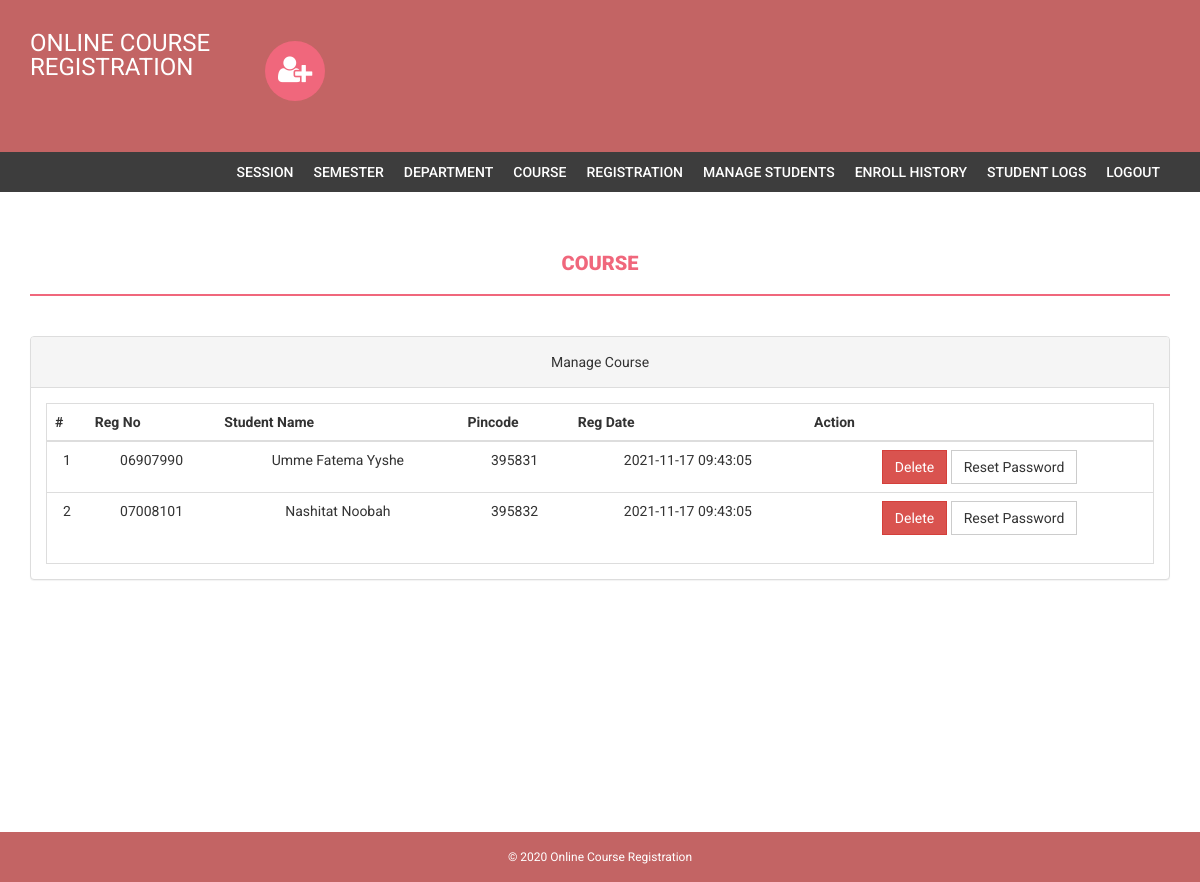
Page /admin/manage-students.php (signed in) on the committed database.
### tables this page shows
CREATE TABLE `students` (
  `StudentRegno` varchar(255) NOT NULL,
  `studentPhoto` varchar(255) DEFAULT NULL,
  `password` varchar(255) NOT NULL,
  `studentName` varchar(255) NOT NULL,
  `pincode` varchar(255) NOT NULL,
  `session` varchar(255) NOT NULL,
  `department` varchar(255) NOT NULL,
  `semester` varchar(255) NOT NULL,
  `cgpa` decimal(10,2) NOT NULL,
  `creationdate` timestamp NOT NULL DEFAULT current_timestamp(),
  `updationDate` varchar(255) NOT NULL
);

### admin/manage-students.php (the view, shortened to what this page needs)
<?php
if(strlen($_SESSION['alogin'])==0)
    {
header('location:index.php');
}
else{
?>
<!DOCTYPE html>
<html xmlns="http://www.w3.org/1999/xhtml">
<head>
    <link href="assets/css/bootstrap.css" rel="stylesheet" />
    <link href="assets/css/font-awesome.css" rel="stylesheet" />
    <link href="assets/css/style.css" rel="stylesheet" />
</head>
<body>
<?php include('includes/header.php');?>
<?php if($_SESSION['alogin']!="")
{
 include('includes/menubar.php');
}
 ?>
    <div class="content-wrapper">
        <div class="container">
              <div class="row">
                    <div class="col-md-12">
                        <h1 class="page-head-line">Course  </h1>
                    </div>
                </div>
                <div class="row" >
                <div class="col-md-12">
                    <div class="panel panel-default">
                        <div class="panel-heading">
                            Manage Course
                        </div>
                        <div class="panel-body">
                            <div class="table-responsive table-bordered">
                                <table class="table">
                                    <thead>
                                        <tr>
                                            <th>#</th>
                                            <th>Reg No </th>
                                            <th>Student Name </th>
                                            <th> Pincode</th>
                                             <th>Reg Date</th>
                                             <th>Action</th>
                                        </tr>
                                    </thead>
                                    <tbody>
<?php
$sql=mysqli_query($bd, "select * from students");
$cnt=1;
while($row=mysqli_fetch_array($sql))
{
?>
                                        <tr>
                                            <td><?php echo $cnt;?></td>
                                            <td><?php echo htmlentities($row['StudentRegno']);?></td>
                                            <td><?php echo htmlentities($row['studentName']);?></td>
                                            <td><?php echo htmlentities($row['pincode']);?></td>
                                            <td><?php echo htmlentities($row['creationdate']);?></td>
                                            <td>
<a href="manage-students.php?id=<?php echo $row['StudentRegno']?>&del=delete" onClick="return confirm('Are you sure you want to delete?')">
                                            <button class="btn btn-danger">Delete</button>
</a>
<a href="manage-students.php?id=<?php echo $row['StudentRegno']?>&pass=update" onClick="return confirm('Are you sure you want to reset password?')">
<button type="submit" name="submit" id="submit" class="btn btn-default">Reset Password</button>
</a>
                                            </td>
                                        </tr>
<?php
$cnt++;
} ?>
                                    </tbody>
                                </table>
                            </div>
                        </div>
                    </div>
                </div>
            </div>
        </div>
    </div>
  <?php include('includes/footer.php');?>
</body>
</html>
<?php } ?>

### admin/assets/css/style.css (style rules this page uses)
body { font-family: 'Roboto', sans-serif; line-height: 30px; }
.content-wrapper { margin-top: 40px; min-height: 600px; padding-bottom: 60px; }
.page-head-line { font-weight: 900; padding-bottom: 20px; border-bottom: 2px solid #F0677C; text-transform: uppercase; color: #F0677C; font-size: 20px; margin-bottom: 40px; }
.btn { border-radius: 0px; -webkit-border-radius: 0px; -moz-border-radius: 0px; }

### admin/includes/footer.php (style rules this page uses)
.col-md-12 { text-align: center; }

### rows in the picture
students: StudentRegno "06907990", studentName "Umme Fatema Yyshe", pincode "395831", creationdate "2021-11-17 09:43:05"
students: StudentRegno "07008101", studentName "Nashitat Noobah", pincode "395832", creationdate "2021-11-17 09:43:05"
